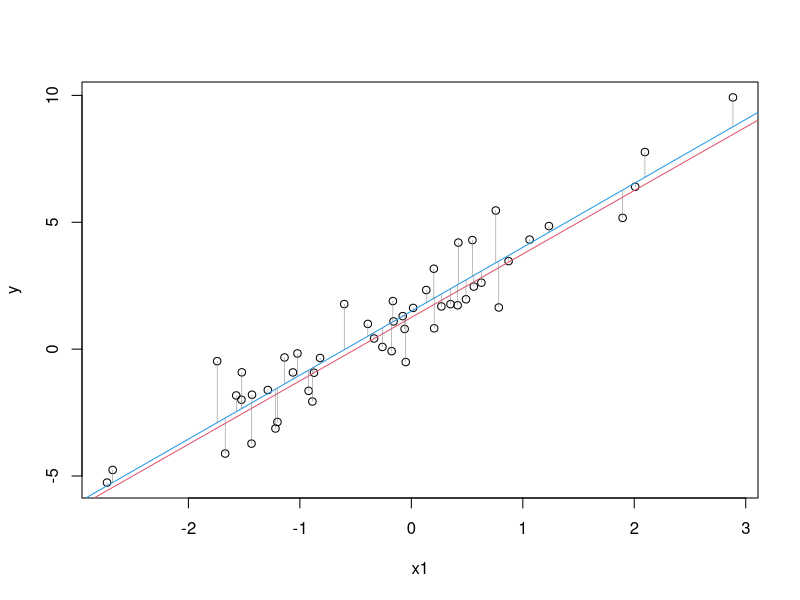
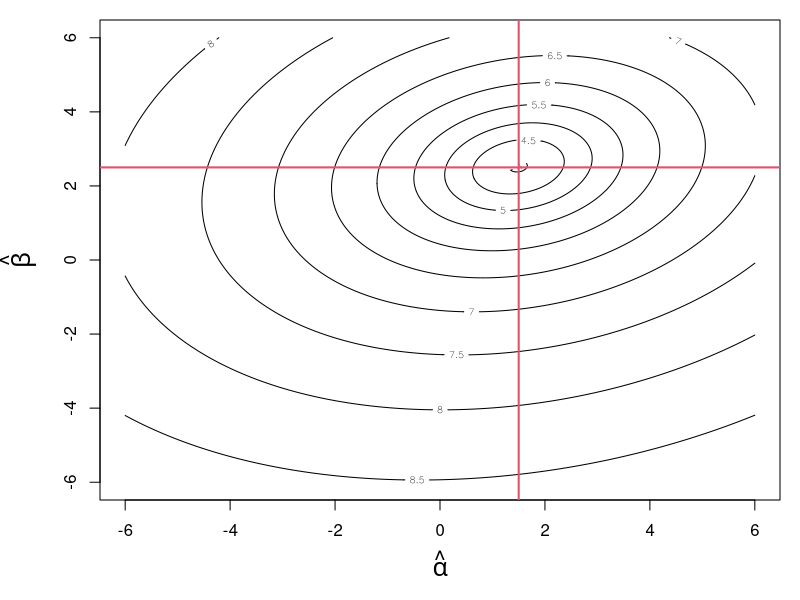
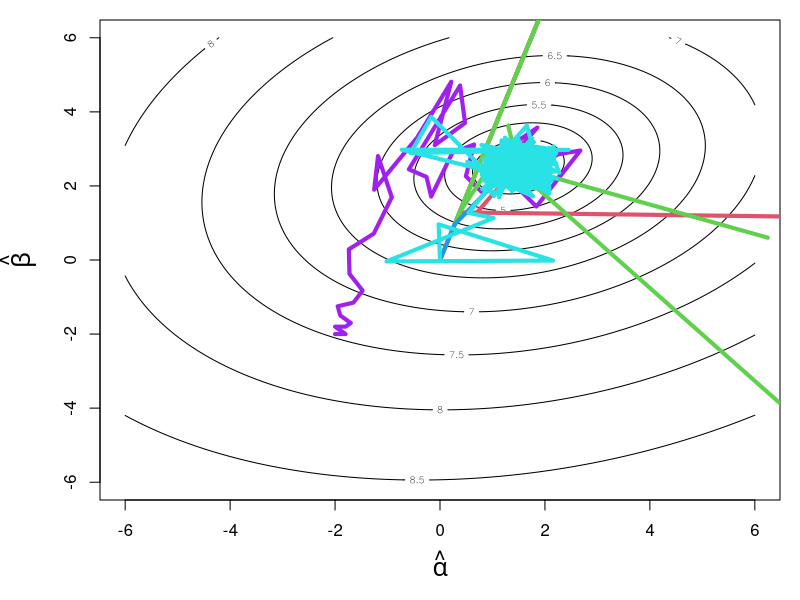
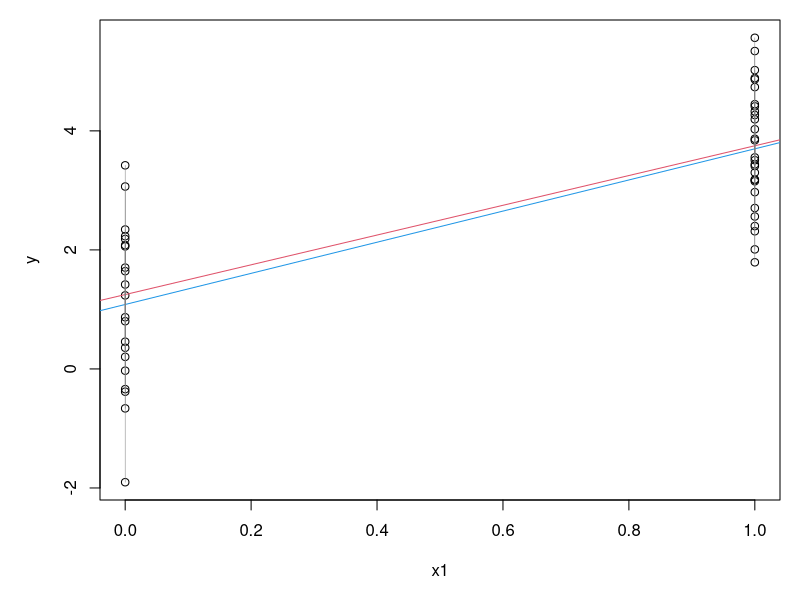
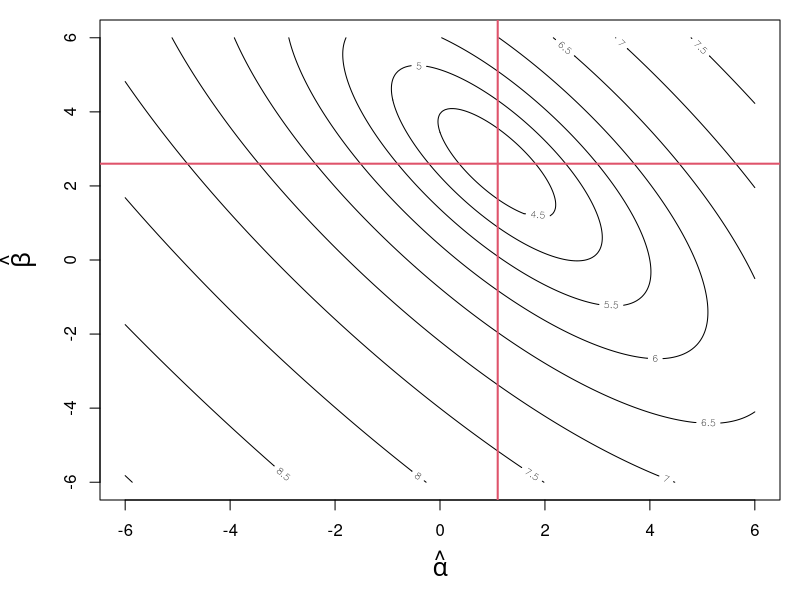
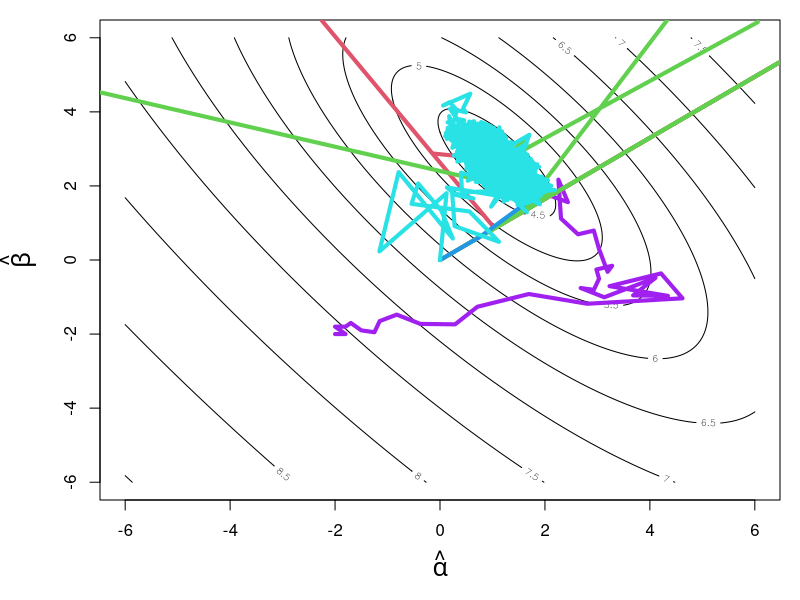

Write the R code that produced these figures, in order.
## R_Demo_Simulation_Learning_Estimate_linear_model.R
##########################################################################
## INSTRUCTOR: Christopher Fariss
## COURSE NAME: Advanced Computational Methods for Social Media and Textual Data (3B)
## University of Essex Summer School 2023
##
## Date: 2023-08-09
##
## Please e-mail me if you find any errors or have and suggestions (either email is fine)
## e-mail: cjf0006@gmail.com
## e-mail: cjfariss@umich.edu
##########################################################################
##
## Introduction to tutorial:
##
## R_DSIS_week11_linear_model_estimation.R
##########################################################################
## Introduction to tutorial:
##
## For this R tutorial, we will learn how:
##
## (1) Simulates two variable OLS regression in R.
## (2) Find the coordinates of the best estimates using the a "brute force" method.
## (3) Find the best estimates using the linear model lm() function.
## (4) Matrix algebra
## (5) Find the best estimates using a user defined function which is passed to the optim function
## (6) Visualize the results using the contour plot function from the graphics library
## (7) Simulate the model where the independent variable x is continuous and binary
##
##########################################################################

## install the library if necessary
## install.packages(c("graphics", "mvtnorm"))

## load necessary libraries
library(graphics)
library(mvtnorm)


##########################################################################
## when x1 (independent variable) is continuous and y (dependent variable) is continuous
##########################################################################

## generate simulated vales
n <- 50
x1 <- rnorm(n,0,1)

## make design matrix
X <- cbind(1, x1)

head(X)

k <- ncol(X)

# select true population parameters
alpha <- 1.250000
beta <- 2.500000

# generate y with error
error_term <- rnorm(n)
summary(error_term)

y <- alpha * X[,1] + beta * X[,2] + error_term

summary(y)

## plot the x1 and y variable in 2D euclidean space
par(mfrow=c(1,1))
plot(x1, y)
abline(a=alpha, b=beta, col=2)

## estimate the fit of the linear model
fit <- lm(y ~ x1)
fit

## print the summary for the fit object
summary(fit)

## plot the line of best fit
abline(reg=fit, col=4)

## plot the error lines between the y points and the estimated y_hats (the line of best fit)
for(i in 1:n){
    lines(x=c(x1[i], x1[i]), y=c(fit$coefficients[1]+fit$coefficients[2]*x1[i], y[i]), col=grey(.5), lwd=.5)
}

## use linear algebra to find the Best estimates (this is why we defined X with a column of 1s)
beta_estimate <- solve(t(X) %*% X) %*% t(X)%*%y
beta_estimate

## generate vector of possible values for the parameter estimates of alpha and beta by brute force
alpha.hat <- seq(from=-6,6,.05)
beta.hat <- seq(from=-6,6,.05)

sumsquare <- matrix(NA, nrow=length(alpha.hat), ncol=length(beta.hat))

for(i in 1:length(alpha.hat)){
    for(j in 1:length(beta.hat)){
        y.hat <- alpha.hat[i] * X[,1] + beta.hat[j] * X[,2]
        sumsquare[i,j] <- -sum((y-y.hat)^2)
    }
}

## find the coordinates from the matrix where the minimum of the sum of square residulas resides
coordinates <- which(sumsquare == sumsquare[-sumsquare==min(-sumsquare)], arr.ind = TRUE)
coordinates

## these coordinates match the best estimates of the alpha and beta parameters
par <- c(alpha.hat[coordinates[1]], beta.hat[coordinates[2]])
par # notice that these estimates are much less precise than the estimates obtained below

## counter plot from the brute force method (logged for visualization)
par(mar=c(5,5,1,1))
contour(alpha.hat,beta.hat,log(-sumsquare), xlab=expression(hat(alpha)), ylab=expression(hat(beta)), cex.lab=1.5)
abline(v=par[1], col=2, lwd=2)
abline(h=par[2], col=2, lwd=2)

## generate variables for monitoring the function
eval <- array(dim=c(1000,3))
iter <- 1

# user defined function passed to optim
ols.func <- function(par, X, iterate=TRUE){
    alpha.hat <- par[1]
    beta.hat <- par[2]
    y.hat <- alpha.hat + beta.hat * X[,2]
    out <- -sum((y-y.hat)^2)
    out <- sum(log(dnorm(y, mean=y.hat, sd=1)))
    
    if(iterate==TRUE){
        eval[iter,1] <<- alpha.hat
        eval[iter,2] <<- beta.hat
        eval[iter,3] <<- out
        iter <<- iter+1
    }
    return(out)
}

## pass function to optim with initial values
optim.out <- optim(par = c(0,0), ols.func, X=X, method="BFGS", control=list(fnscale = -1), hessian = TRUE)
optim.out

## estiamte additional quantities of interest
se <- sqrt(diag(solve(-optim.out$hessian))) #calculate standard errors
VCV <- solve(-optim.out$hessian) #compute variance-covariance matrix
se
VCV

## compare with results from the lm function
summary(lm(y~x1))


## plot gradient paths for the following algorithims: "Nelder-Mead", "BGFS", "CG", "L-BFGS-B", "SANN"
eval <- array(dim=c(1500,4))
iter <- 1
optim.out <- optim(par = c(-2,-2), ols.func, X=X, method="Nelder-Mead", control=list(fnscale = -1), hessian = TRUE)
contour(alpha.hat,beta.hat,log(-sumsquare), xlab=expression(hat(alpha)), ylab=expression(hat(beta)), cex.lab=1.5)
lines(eval[1:iter,1], eval[1:iter,2], col="purple", lwd=4)
optim.out$par
iter

eval <- array(dim=c(1500,4))
iter <- 1
optim.out <- optim(par = c(0,0), ols.func, X=X, method="BFGS", control=list(fnscale = -1), hessian = TRUE)
lines(eval[1:iter,1], eval[1:iter,2], col=2, lwd=4)
optim.out$par
iter

eval <- array(dim=c(1500,4))
iter <- 1
optim.out <- optim(par = c(0,0), ols.func, X=X, method="CG", control=list(fnscale = -1), hessian = TRUE)
lines(eval[1:iter,1], eval[1:iter,2], col=3, lwd=4)
optim.out$par
iter

eval <- array(dim=c(1500,4))
iter <- 1
optim.out <- optim(par = c(0,0), ols.func, X=X, method="L-BFGS-B", control=list(fnscale = -1), hessian = TRUE)
lines(eval[1:iter,1], eval[1:iter,2], col=4, lwd=4)
optim.out$par
iter

eval <- array(dim=c(20000,4))
iter <- 1
optim.out <- optim(par = c(0,0), ols.func, X=X, method="SANN", control=list(fnscale = -1), hessian = TRUE)
lines(eval[1:iter,1], eval[1:iter,2], col=5, lwd=4)
optim.out$par
iter





##########################################################################
## when x1 (independent variable) is binary and y (dependent variable) is continuous
##########################################################################


## generate simulated vales
n <- 50
x1 <- rbinom(n,size=1,.5)

## make design matrix
X <- cbind(1, x1)

k <- ncol(X)

## select true population parameters
alpha <- 1.250000
beta <- 2.500000

## generate y with error
error_term <- rnorm(n)
y <- alpha * X[,1] + beta * X[,2] + error_term

## plot the x1 and y variable in 2D euclidean space
plot(x1, y)
abline(a=alpha, b=beta, col=2)

## estimate the fit of the linear model
fit <- lm(y~x1)

## print the summary for the fit object
summary(fit)

## plot the line of best fit
abline(reg=fit, col=4)

## plot the error lines between the y points and the estimated y_hats (the line of best fit)
for(i in 1:n){
    lines(x=c(x1[i], x1[i]), y=c(fit$coefficients[1]+fit$coefficients[2]*x1[i], y[i]), col=grey(.5), lwd=.5)
}

## use linear algebra to find the Best estimates (this is why we defined X with a column of 1s)
beta_estimate <- solve(t(X) %*% X) %*% t(X)%*%y
beta_estimate

## what is the beta estimate here? It is also the difference in proportion of y when x==1 and x==0
mean(y[x1==1]) - mean(y[x1==0])

## this is the proportion of y when x==1
mean(y[x1==1])

## this is the intercent  (the proportion of y when x==0)
mean(y[x1==0])


## generate vector of possible values for the parameter estimates of alpha and beta by brute force
alpha.hat <- seq(from=-6,6,.05)
beta.hat <- seq(from=-6,6,.05)

sumsquare <- matrix(NA, nrow=length(alpha.hat), ncol=length(beta.hat))
for(i in 1:length(alpha.hat)){
    for(j in 1:length(beta.hat)){
        y.hat <- alpha.hat[i] + beta.hat[j] * X[,2]
        sumsquare[i,j] <- -sum((y-y.hat)^2)
    }
}

## find the coordinates from the matrix where the minimum of the sum of square residulas resides
coordinates <- which(sumsquare == sumsquare[-sumsquare==min(-sumsquare)], arr.ind = TRUE)

## these coordinates match the best estimates of the alpha and beta parameters
par <- c(alpha.hat[coordinates[1]], beta.hat[coordinates[2]])
par # notice that these estimates are much less precise than the estiamtes obtained below

## counter plot from the brute force method (logged for visualization)
par(mar=c(5,5,1,1))
contour(alpha.hat,beta.hat,log(-sumsquare), xlab=expression(hat(alpha)), ylab=expression(hat(beta)), cex.lab=1.5)
abline(v=par[1], col=2, lwd=2)
abline(h=par[2], col=2, lwd=2)


## generate variables for monitoring the function
eval <- array(dim=c(1000,3))
iter <- 1

# user defined function passed to optim
## see above

## pass function to optim with initial values
optim.out <- optim(par = c(0,0), ols.func, X=X, method="BFGS", control=list(fnscale = -1), hessian = TRUE)
optim.out

## estiamte additional quantities of interest
se <- sqrt(diag(solve(-optim.out$hessian))) #calculate standard errors
VCV <- solve(-optim.out$hessian) #compute variance-covariance matrix
se
VCV

## compare with results from the lm function
summary(lm(y~x1))


## plot gradient paths for the following algorithims: "Nelder-Mead", "BGFS", "CG", "L-BFGS-B", "SANN"
eval <- array(dim=c(1500,4))
iter <- 1
optim.out <- optim(par = c(-2,-2), ols.func, X=X, method="Nelder-Mead", control=list(fnscale = -1), hessian = TRUE)
contour(alpha.hat,beta.hat,log(-sumsquare), xlab=expression(hat(alpha)), ylab=expression(hat(beta)), cex.lab=1.5)
lines(eval[1:iter,1], eval[1:iter,2], col="purple", lwd=4)
optim.out$par
iter

eval <- array(dim=c(1500,4))
iter <- 1
optim.out <- optim(par = c(0,0), ols.func, X=X, method="BFGS", control=list(fnscale = -1), hessian = TRUE)
lines(eval[1:iter,1], eval[1:iter,2], col=2, lwd=4)
optim.out$par
iter

eval <- array(dim=c(1500,4))
iter <- 1
optim.out <- optim(par = c(0,0), ols.func, X=X, method="CG", control=list(fnscale = -1), hessian = TRUE)
lines(eval[1:iter,1], eval[1:iter,2], col=3, lwd=4)
optim.out$par
iter

eval <- array(dim=c(1500,4))
iter <- 1
optim.out <- optim(par = c(0,0), ols.func, X=X, method="L-BFGS-B", control=list(fnscale = -1), hessian = TRUE)
lines(eval[1:iter,1], eval[1:iter,2], col=4, lwd=4)
optim.out$par
iter

eval <- array(dim=c(20000,4))
iter <- 1
optim.out <- optim(par = c(0,0), ols.func, X=X, method="SANN", control=list(fnscale = -1), hessian = TRUE)
lines(eval[1:iter,1], eval[1:iter,2], col=5, lwd=4)
optim.out$par
iter



